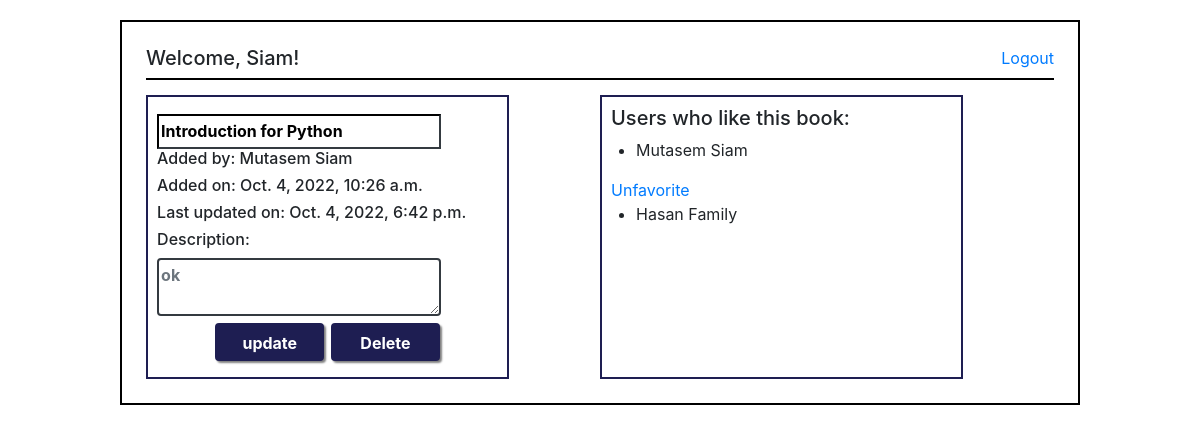
Page /books/4 (signed in) on the committed database.
### login_app/models.py (models this page shows)
class User(models.Model):
    first_name = models.CharField(max_length=255)
    last_name = models.CharField(max_length=255)
    email = models.CharField(max_length=255)
    password = models.CharField(max_length=60)
    birth_date =  models.DateField()
    created_at = models.DateTimeField(auto_now_add=True)
    updated_at = models.DateTimeField(auto_now=True)
    objects = UserManager()

### books_app/models.py (models this page shows)
class Book(models.Model):
    title = models.CharField(max_length=255)
    desc = models.TextField(null=True)
    uploaded_by = models.ForeignKey(User, related_name="uploaded_books", on_delete = models.CASCADE)
    liked_by = models.ManyToManyField(User, related_name="liked_books")
    created_at = models.DateTimeField(auto_now_add=True)
    updated_at = models.DateTimeField(auto_now=True)
    objects = BookManager()

### books_app/views.py (the view)
# urls.py: path('<int:book_id>', views.view_one_book),
def view_one_book(request, book_id):
    context = {
        "book": Book.objects.get(id=book_id),
        "all_likes": Book.objects.get(id = book_id).liked_by.all(),
        'this_user': User.objects.get(id = request.session['user_id']),
    }
    return render(request, "one_book.html", context)

### books_app/templates/one_book.html (shortened to what this page needs)
<!DOCTYPE html>
<html lang="en">
<head>
    {% load static %}
    <link rel="stylesheet" href="{% static 'css/styling.css' %}">
    <link rel="stylesheet" href="https://cdn.jsdelivr.net/npm/bootstrap@4.6.1/dist/css/bootstrap.min.css">
</head>
<body>
    <div class="books_container">
        <header class="main-books">
            <h5>Welcome, {{request.session.name}}!</h5>
            <a href="/logout">Logout</a>
        </header>
        <div class="main_books">
            <div class="datatable">
                {% if request.session.user_id != book.uploaded_by.id %}
                <h6><strong>Book title: {{book.title}}</strong></h6>
                <h6>Added by: {{book.uploaded_by.first_name}} {{book.uploaded_by.last_name}}</h6>
                <h6>Added on: {{book.created_at}}</h6>
                <h6>Last updated on: {{book.updated_at}}</h6>
                <h6>Description: {{book.desc}}</h6>
                {% elif request.session.user_id == book.uploaded_by.id %}
                <form action="{{book.id}}/update_book" method="post" id="form1">
                    <input type="text" class="col-sm-10 border-dark mt-2" value="{{book.title}}" name="title"
                        id="title_update">
                    <h6>Added by: {{book.uploaded_by.first_name}} {{book.uploaded_by.last_name}}</h6>
                    <h6>Added on: {{book.created_at}}</h6>
                    <h6>Last updated on: {{book.updated_at}}</h6>
                    <h6>Description:</h6>
                    <textarea type="text" class="form-control col-sm-10 border-dark update_inputs" id="desc_update"
                        name="desc" placeholder="{{book.desc}}"></textarea>
                </form>
                <div class="update_btns">
                    <button form="form1" type="submit" class="btn btn-primary form-control col-sm-4 "
                        id="add-button">update</button>
                    <button form="form2" type="submit" class="btn btn-primary form-control  delete_btn col-sm-4"
                        id="add-button">Delete</button>
                </div>
                {% endif %}
            </div>
            <div class="datatable">
                <h5>Users who like this book:</h5>
                {% for user in book.liked_by.all %}
                <ul class="list_of_likes">
                    <li>{{user.first_name}} {{user.last_name}}</li>
                </ul>
                {% if user.id == request.session.user_id %}
                <a href="/books/delete_fav/{{book.id}}">Unfavorite</a>
                {% endif %}
                {% endfor %}
            </div>
        </div>
    </div>
</body>
</html>

### login_app/static/CSS/styling.css (style rules this page uses)
* { padding: 0; margin: 0; }
#add-button { background-color: rgb(30, 30, 82); border: 4px solid rgb(30, 30, 82); font-weight: bold; box-shadow: 2px 2px 2px gray; padding: 1%; }
.main-books { display: flex; justify-content: space-between; margin-bottom: 15px; border-bottom: 2px solid black; }
.books_container { width: 80%; padding: 2%; margin: 0 auto; margin-top: 20px; border: 2px solid black; }
.main_books { display: flex; gap: 10%; }
.datatable { width: 40%; border: 2px solid rgb(30, 30, 82); padding: 1%; }
.list_of_likes { margin-left: 25px; }
.update_btns { display: flex; justify-content: center; gap: 2%; margin: 2%; }
#desc_update { border: 2px solid black; font-weight: bold; color: black; padding: 1% 0 1% 2px; }
#title_update { font-weight: bold; padding: 1% 0 1% 2px; }

### rows in the picture
User: session.name "Siam", first_name "Mutasem", last_name "Siam"
Book: title "Introduction for Python", uploaded_by.first_name "Mutasem", uploaded_by.last_name "Siam", created_at "Oct. 4, 2022, 10:26 a.m.", updated_at "Oct. 4, 2022, 6:42 p.m.", desc "ok"
User: first_name "Hasan", last_name "Family"
